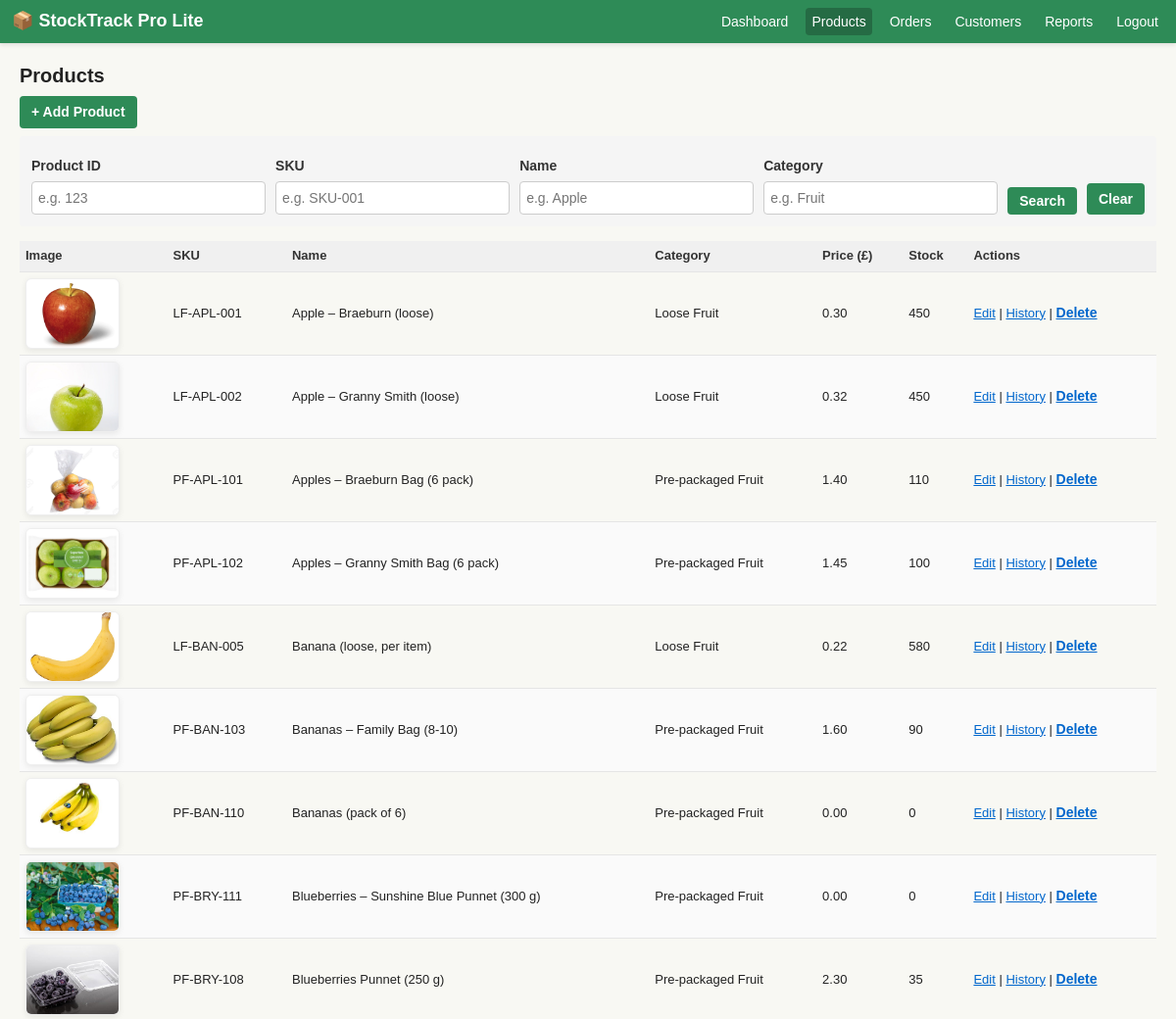
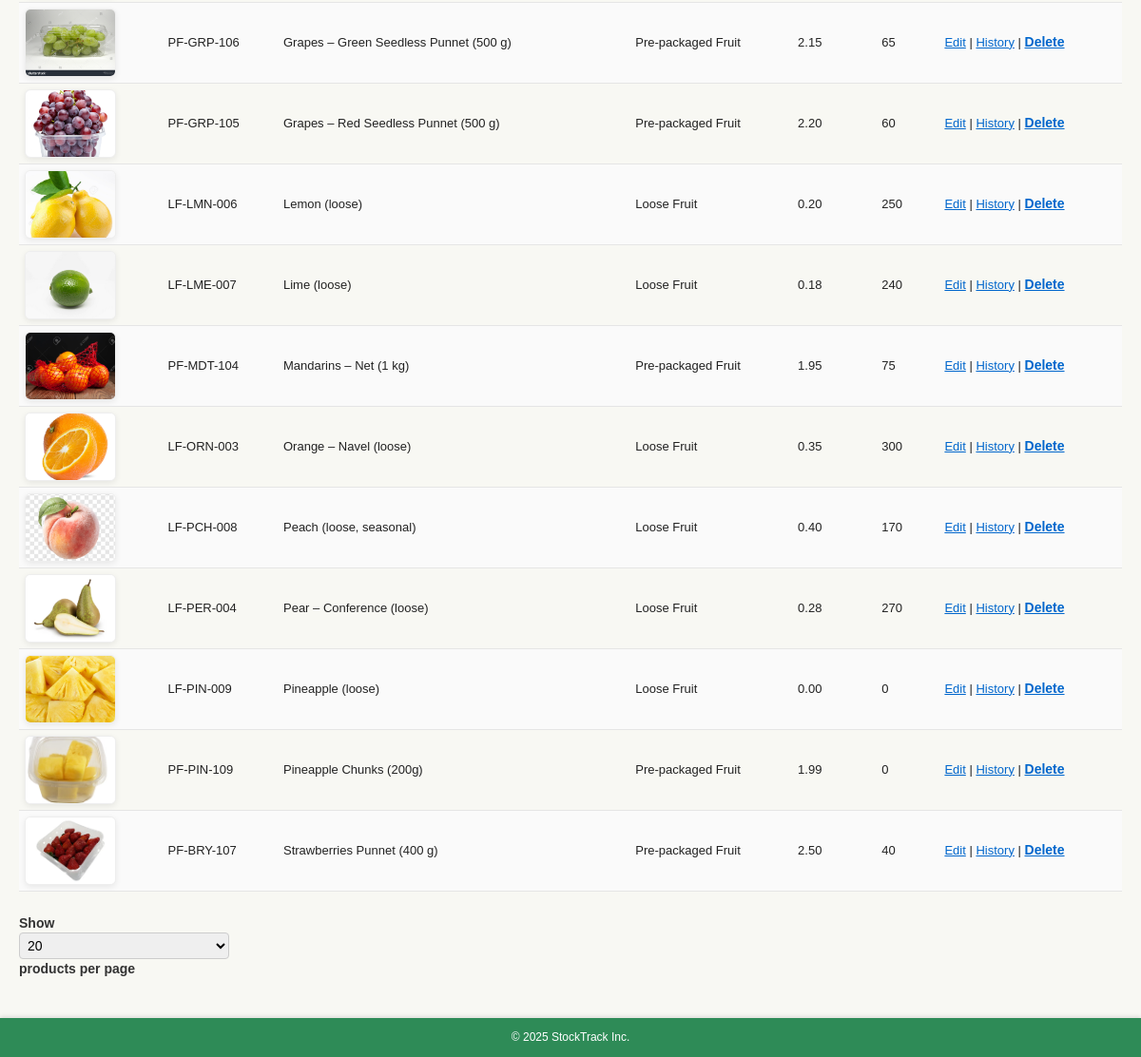
Page /StockTrackProLite/products.php (signed in) on the earlier database version (2 pictures, top to bottom).
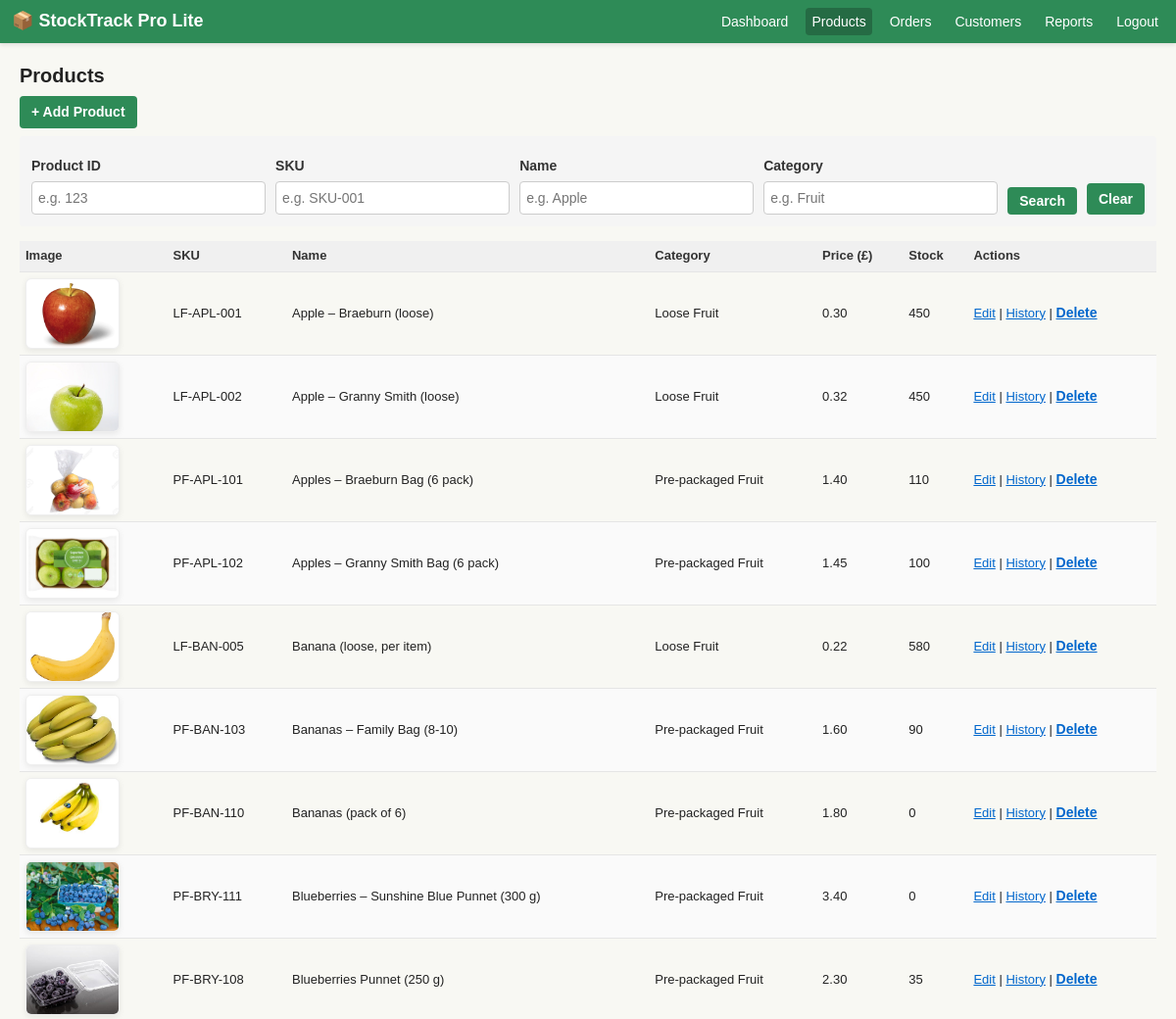
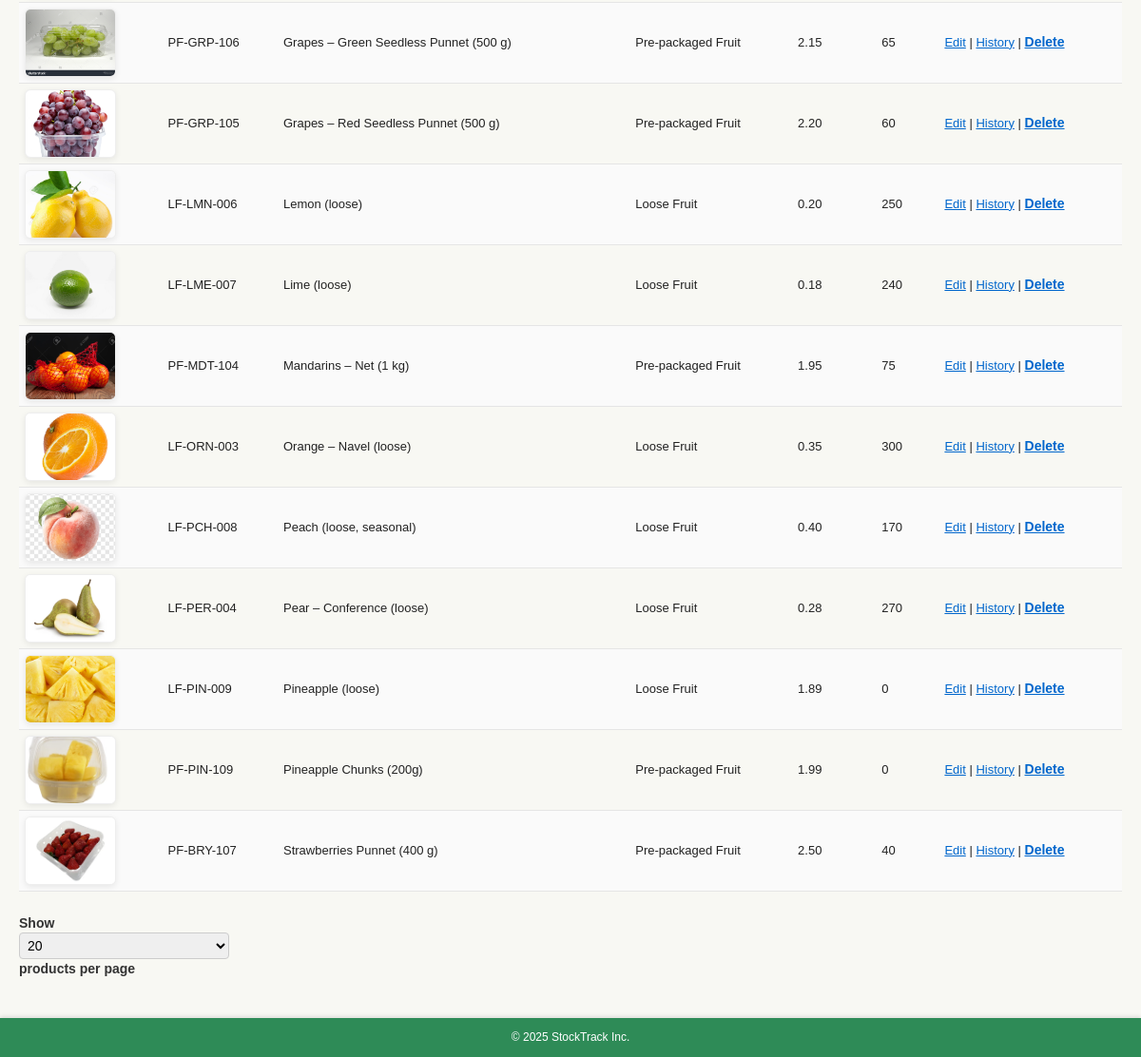
Same page on the later database version (2 pictures, top to bottom).
### tables this page shows
CREATE TABLE `products` (
  `id` int(11) NOT NULL,
  `sku` varchar(30) NOT NULL,
  `name` varchar(100) NOT NULL,
  `category_id` int(11) DEFAULT NULL,
  `price` decimal(10,2) NOT NULL,
  `stock` int(11) NOT NULL DEFAULT 0,
  `country_iso` char(2) NOT NULL,
  `class` enum('X','I','II') NOT NULL,
  `pack_uom` enum('each','g','varies') NOT NULL DEFAULT 'each',
  `default_pack_weight_g` int(11) DEFAULT NULL,
  `best_before_days` int(11) NOT NULL
);

### includes/database.php (called while the page is built, shortened)
<?php
class Database
{
    private static $pdo;
    private static $config;
    private static function config()
    {
        if (self::$config === null) {
            $base = require dirname(__DIR__) . '/config/database.php';
            self::$config = $base;
        }
        return self::$config;
    }
    public static function connection()
    {
        if (!self::$pdo) {
            $config = self::config();
            $dsn = sprintf(
                'mysql:host=%s;port=%s;dbname=%s;charset=%s',
                $config['host'],
                $config['port'],
                $config['database'],
                $config['charset']
            );
            $options = array(
                PDO::ATTR_ERRMODE => PDO::ERRMODE_EXCEPTION,
                PDO::ATTR_DEFAULT_FETCH_MODE => PDO::FETCH_ASSOC,
                PDO::ATTR_EMULATE_PREPARES => false
            );
            self::$pdo = new PDO($dsn, $config['username'], $config['password'], $options);
        }
        return self::$pdo;
    }
    public static function query($sql, $params = array())
    {
        $stmt = self::connection()->prepare($sql);
        $stmt->execute($params);
        return $stmt;
    }
}

### StockTrackProLite/products.php (the view, shortened to what the changed rows need)
<?php
require_once dirname(__DIR__) . '/includes/database.php';
include 'includes/header.php';
$default_per_page = 20;
$per_page = isset($_GET['per_page']) ? (int) $_GET['per_page'] : $default_per_page;
$page = isset($_GET['page']) ? max(1, (int) $_GET['page']) : 1;
$offset = ($page - 1) * $per_page;
$where_parts = array();
$params = array();
$where_clause = !empty($where_parts) ? 'WHERE ' . implode(' AND ', $where_parts) : '';
$products = Database::query(
    "SELECT p.id, p.sku, p.name, p.price, p.stock,
            IFNULL(c.name,'-') AS category
     FROM products p
     LEFT JOIN categories c ON c.id = p.category_id
     $where_clause
     ORDER BY p.name
     LIMIT :offset, :limit",
    array_merge($params, array(':offset' => $offset, ':limit' => $per_page))
)->fetchAll();
$imageFiles = glob(__DIR__ . '/assets/*.{jpg,jpeg,png,gif,webp,avif}', GLOB_BRACE);
$imageMap = array();
function _prod_sanitize($s) {
    $s = strtolower((string)$s);
    $s = preg_replace('/[^a-z0-9]+/', '', $s);
    return $s;
}
$fileKeys = array();
foreach ($imageFiles as $f) {
    $fname = pathinfo($f, PATHINFO_FILENAME);
    $fileKeys[$f] = _prod_sanitize($fname);
}
foreach ($products as $p) {
    $bestScore = 0;
    $bestFile = null;
    $nameKey = _prod_sanitize($p['name']);
    foreach ($fileKeys as $filePath => $fileKey) {
        $score = 0;
        if ($nameKey !== '' && $fileKey === $nameKey) {
            $score += 120;
        }
        if ($nameKey !== '' && strpos($fileKey, $nameKey) !== false) {
            $score += 40;
        }
        if ($fileKey !== '' && $nameKey !== '' && (strlen($fileKey) > 3) && (strpos($nameKey, $fileKey) !== false)) {
            $score += 10;
        }
        if ($score > $bestScore) {
            $bestScore = $score;
            $bestFile = $filePath;
        }
    }
    if ($bestFile) {
        $imageMap[(int)$p['id']] = 'assets/' . basename($bestFile);
        unset($fileKeys[$bestFile]);
    }
}
?>
<h2>Products</h2>
<table>
    <thead>
        <tr>
            <th>Image</th>
            <th>SKU</th>
            <th>Name</th>
            <th>Category</th>
            <th>Price (£)</th>
            <th>Stock</th>
            <th>Actions</th>
        </tr>
    </thead>
    <tbody>
<?php if (!$products): ?>
        <tr><td colspan="7">No products yet.</td></tr>
<?php else: foreach ($products as $row): ?>
        <tr>
            <td>
                <?php if (isset($imageMap[(int)$row['id']])): ?>
                    <div style="width:96px;height:72px;overflow:hidden;border-radius:6px;box-shadow:0 2px 6px rgba(0,0,0,0.08);display:flex;align-items:center;justify-content:center;background:#fff;border:1px solid #eee;">
                        <img src="<?php echo htmlspecialchars($imageMap[(int)$row['id']]); ?>" alt="<?php echo htmlspecialchars($row['name']); ?>" style="width:100%;height:100%;object-fit:cover;display:block;">
                    </div>
                <?php else: ?>
                    <div style="width:96px;height:72px;border-radius:6px;background:#f8f8f8;border:1px dashed #eee;display:flex;align-items:center;justify-content:center;color:#999;font-size:12px;">No image</div>
                <?php endif; ?>
            </td>
            <td><?php echo htmlspecialchars($row['sku']); ?></td>
            <td><?php echo htmlspecialchars($row['name']); ?></td>
            <td><?php echo htmlspecialchars($row['category']); ?></td>
            <td><?php echo number_format($row['price'], 2); ?></td>
            <td><?php echo (int)$row['stock']; ?></td>
            <td>
                <a class="action-link" href="product_edit.php?id=<?php echo $row['id']; ?>">Edit</a> |
                <a class="action-link" href="product_view.php?id=<?php echo $row['id']; ?>">History</a> |
                <form action="product_delete.php" method="post" style="display:inline" onsubmit="return confirm('Delete this product?');">
                    <button type="submit" style="background:none;border:none;color:#06c;padding:0;cursor:pointer;text-decoration:underline;">Delete</button>
                </form>
            </td>
        </tr>
<?php endforeach; endif; ?>
    </tbody>
</table>
<?php include 'includes/footer.php'; ?>

Differences in the rows shown:
changed products "PF-BAN-110": price "0.00" → "1.80"
changed products "PF-BRY-111": price "0.00" → "3.40"
changed products "LF-PIN-009": price "0.00" → "1.89"
